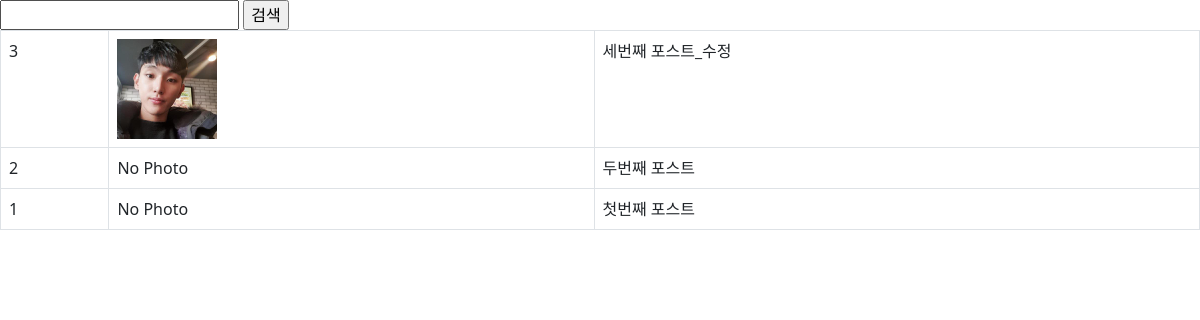
The app's page /instagram/ (signed in), older data.
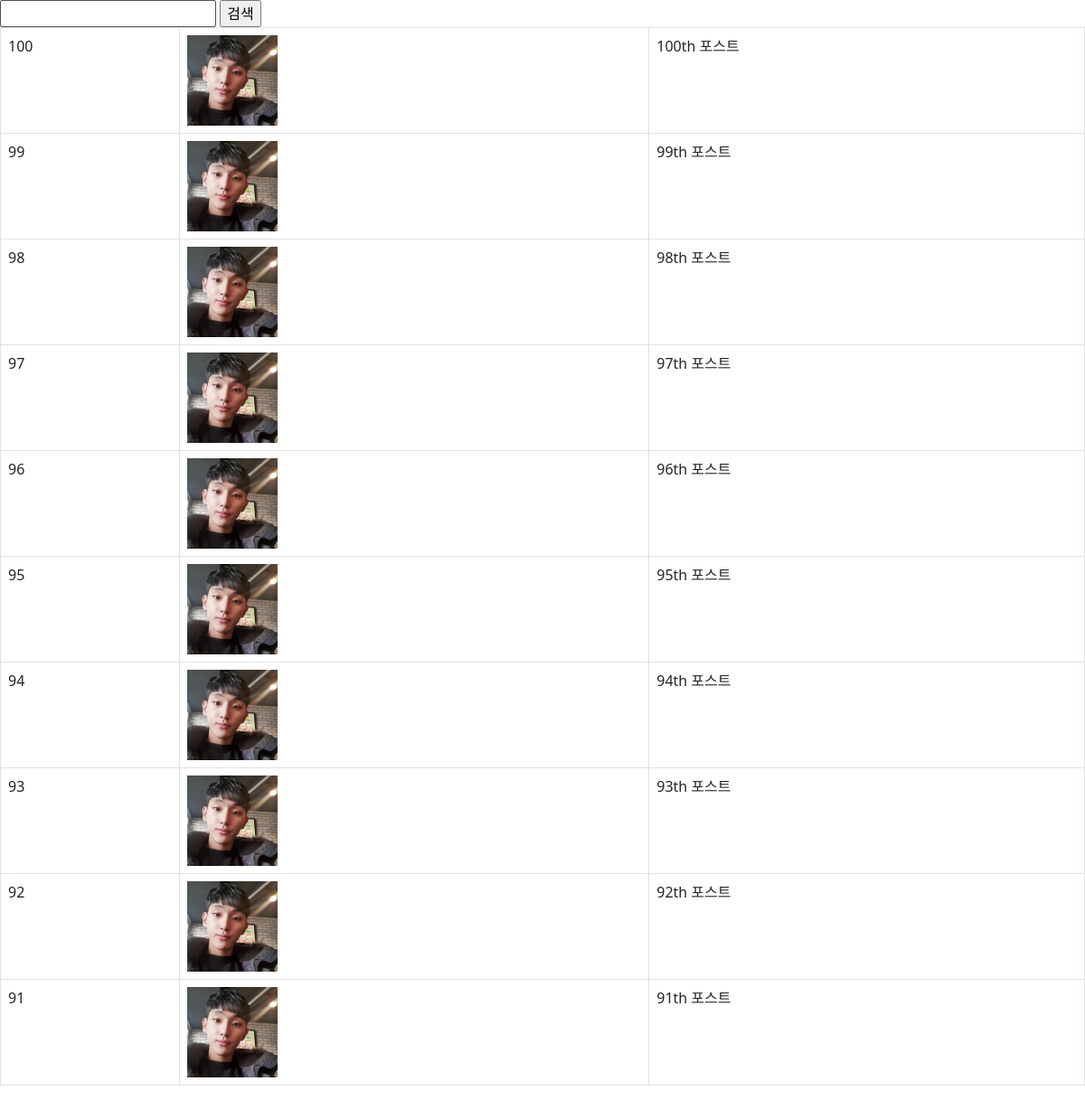
The same page, newer data.
### instagram/models.py (models this page shows, shortened)
class Post(models.Model):
    author = models.ForeignKey(settings.AUTH_USER_MODEL, on_delete=models.CASCADE,
    related_name='instagram_post_set') # reverse_name을 포기하려면 related_name='+'
    photo = models.ImageField(blank=True, upload_to=uuid_name_upload_to)
    message = models.TextField()
    tag_set = models.ManyToManyField('Tag', blank=True) # ManyToManyField(to, blank)
    is_public = models.BooleanField(default=False, verbose_name='공개여부')
    created_at = models.DateTimeField(auto_now_add=True) # 생성시간
    updated_at = models.DateField(auto_now=True) # 수정시간
    class Meta:
        ordering  = ['-id']

### instagram/views.py (the view)
# urls.py: path('', RedirectView.as_view(pattern_name='instagram:post_list'), name='root'),
@login_required
def post_list(request:HttpRequest):
    qs = Post.objects.all()
    q = request.GET.get('q', '')
    page = request.GET.get('page', '1')
    if q:
        qs = qs.filter(message__icontains=q)
    paginator = Paginator(qs, 10) # 한 페이지당 10개씩
    page_obj = paginator.get_page(page)
    return render(request, 'instagram/post_list.html', {
        'post_list':page_obj,
        'q':q,
    })

### instagram/templates/instagram/post_list.html (shortened to what this page needs)
{% load bootstrap4 %}
<!doctype html>
<html lang="ko">
    <head>
        <link href="https://cdn.jsdelivr.net/npm/bootstrap@5.1.3/dist/css/bootstrap.min.css" rel="stylesheet">
    </head>
    <body>
        <form action="" method="get">
            <input type="text", name="q", value="{{ q }}" />
            <input type="submit", value="검색" />
        </form>
        <table class="table table-bordered table-hover">
            <tbody>
                {% for post in post_list %}
                <tr>
                    <td>
                        {{ post.id }}
                    </td>
                    <td>
                        {% if post.photo %}
                            <img src = "{{ post.photo.url }}", style="width: 100px;" />
                        {% else %}
                            No Photo
                        {% endif %}
                    </td>
                    <td>
                        {{ post.message }}
                    </td>
                </tr>
                {% endfor %}
            </tbody>
        </table>
    </body>
</html>

Row changes from the older to the newer data that the page shows:
no longer on this page (row unchanged): Post: id "3", photo (picture), message "세번째 포스트_수정"
no longer on this page (row unchanged): Post: id "2", photo "No Photo", message "두번째 포스트"
no longer on this page (row unchanged): Post: id "1", photo "No Photo", message "첫번째 포스트"
added Post: id "100", photo (picture), message "100th 포스트"
added Post: id "99", photo (picture), message "99th 포스트"
added Post: id "98", photo (picture), message "98th 포스트"
added Post: id "97", photo (picture), message "97th 포스트"
added Post: id "96", photo (picture), message "96th 포스트"
added Post: id "95", photo (picture), message "95th 포스트"
added Post: id "94", photo (picture), message "94th 포스트"
added Post: id "93", photo (picture), message "93th 포스트"
added Post: id "92", photo (picture), message "92th 포스트"
added Post: id "91", photo (picture), message "91th 포스트"
